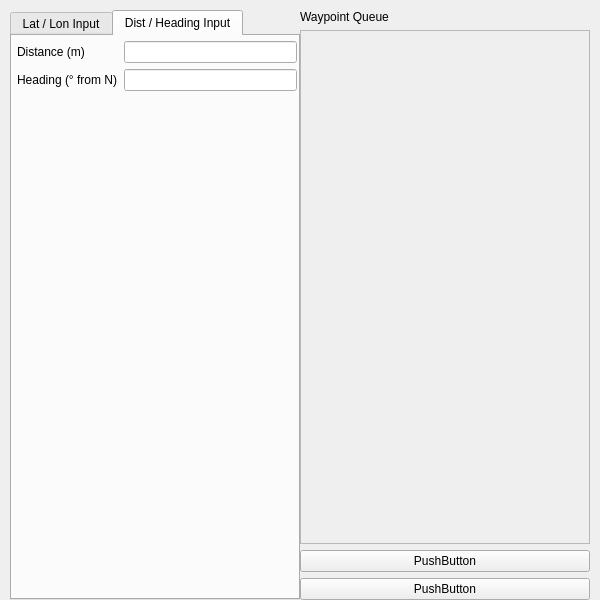
<?xml version="1.0" encoding="UTF-8"?>
<ui version="4.0">
 <class>Form</class>
 <widget class="QWidget" name="Form">
  <property name="geometry">
   <rect>
    <x>0</x>
    <y>0</y>
    <width>600</width>
    <height>600</height>
   </rect>
  </property>
  <property name="windowTitle">
   <string>Form</string>
  </property>

    <widget class="QTabWidget" name="tabWidget">
    <property name="geometry">
        <rect>
        <x>10</x>
        <y>10</y>
        <width>290</width>
        <height>590</height>
        </rect>
    </property>
    <property name="currentIndex">
        <number>1</number>
    </property>
    <widget class="QWidget" name="lat_lon_input_tab">
        <attribute name="title">
        <string>Lat / Lon Input</string>
        </attribute>
        <widget class="QWidget" name="formLayout">
        <property name="geometry">
        <rect>
        <x>5</x>
        <y>5</y>
        <width>280</width>
        <height>550</height>
        </rect>
        </property>
        <layout class="QFormLayout" name="latLonFormLayout">
        <item row="0" column="0">
        <widget class="QLabel" name="latitudeLabel">
            <property name="text">
            <string>Latitude (°N)</string>
            </property>
        </widget>
        </item>
        <item row="0" column="1">
        <widget class="QLineEdit" name="latitudeLineEdit"/>
        </item>
        <item row="1" column="0">
        <widget class="QLabel" name="minutesNLabel">
            <property name="text">
            <string>Minutes ('N)</string>
            </property>
        </widget>
        </item>
        <item row="1" column="1">
        <widget class="QLineEdit" name="minutesNLineEdit"/>
        </item>
        <item row="2" column="0">
        <widget class="QLabel" name="secondsNLabel">
            <property name="text">
            <string>Seconds (&quot;N)</string>
            </property>
        </widget>
        </item>
        <item row="2" column="1">
        <widget class="QLineEdit" name="secondsNLineEdit"/>
        </item>
        <item row="3" column="0">
        <spacer name="verticalSpacer">
            <property name="orientation">
            <enum>Qt::Vertical</enum>
            </property>
            <property name="sizeHint" stdset="0">
            <size>
            <width>20</width>
            <height>40</height>
            </size>
            </property>
        </spacer>
        </item>
        <item row="4" column="0">
        <widget class="QLabel" name="longitudeLabel">
            <property name="text">
            <string>Longitude (°W)</string>
            </property>
        </widget>
        </item>
        <item row="4" column="1">
        <widget class="QLineEdit" name="longitudeLineEdit"/>
        </item>
        <item row="5" column="0">
        <widget class="QLabel" name="minutesWLabel">
            <property name="text">
            <string>Minutes ('W)</string>
            </property>
        </widget>
        </item>
        <item row="5" column="1">
        <widget class="QLineEdit" name="minutesWLineEdit"/>
        </item>
        <item row="6" column="0">
        <widget class="QLabel" name="secondsWLabel">
            <property name="text">
            <string>Seconds (&quot;W)</string>
            </property>
        </widget>
        </item>
        <item row="6" column="1">
        <widget class="QLineEdit" name="secondsWLineEdit"/>
        </item>
        <item row="8" column="1">
        <widget class="QPushButton" name="inputCoordsLatLonButton">
            <property name="minimumSize">
            <size>
            <width>100</width>
            <height>0</height>
            </size>
            </property>
            <property name="text">
            <string>Input Coordinates</string>
            </property>
        </widget>
        </item>
        <item row="7" column="1">
        <spacer name="verticalSpacer_2">
            <property name="orientation">
            <enum>Qt::Vertical</enum>
            </property>
            <property name="sizeHint" stdset="0">
            <size>
            <width>20</width>
            <height>40</height>
            </size>
            </property>
        </spacer>
        </item>
        </layout>
        </widget>
    </widget>
    <widget class="QWidget" name="dist_heading_input_tab">
    <attribute name="title">
     <string>Dist / Heading Input</string>
    </attribute>
    <widget class="QWidget" name="formLayout">
     <property name="geometry">
      <rect>
       <x>5</x>
       <y>5</y>
       <width>280</width>
       <height>550</height>
      </rect>
     </property>
     <layout class="QFormLayout" name="distHeadingFormLayout">
      <item row="0" column="0">
       <widget class="QLabel" name="distanceLabel">
        <property name="text">
         <string>Distance (m)</string>
        </property>
       </widget>
      </item>
      <item row="0" column="1">
       <widget class="QLineEdit" name="distanceLineEdit"/>
      </item>
      <item row="1" column="0">
       <widget class="QLabel" name="headingLabel">
        <property name="text">
         <string>Heading (° from N)</string>
        </property>
       </widget>
      </item>
      <item row="1" column="1">
       <widget class="QLineEdit" name="headingLineEdit"/>
      </item>
     </layout>
    </widget>
   </widget>
  </widget>

  <widget class="QWidget" name="verticalLayoutWidget">
   <property name="geometry">
    <rect>
     <x>300</x>
     <y>10</y>
     <width>290</width>
     <height>590</height>
    </rect>
   </property>
   <layout class="QVBoxLayout" name="verticalLayout">
    <item>
     <widget class="QLabel" name="label">
      <property name="text">
       <string>Waypoint Queue</string>
      </property>
     </widget>
    </item>
    <item>
     <widget class="QScrollArea" name="scrollArea">
      <property name="widgetResizable">
       <bool>true</bool>
      </property>
      <widget class="QWidget" name="scrollAreaWidgetContents_2">
       <property name="geometry">
        <rect>
         <x>0</x>
         <y>0</y>
         <width>276</width>
         <height>497</height>
        </rect>
       </property>
      </widget>
     </widget>
    </item>
    <item>
     <widget class="QPushButton" name="pushButton_2">
      <property name="text">
       <string>PushButton</string>
      </property>
     </widget>
    </item>
    <item>
     <widget class="QPushButton" name="pushButton">
      <property name="text">
       <string>PushButton</string>
      </property>
     </widget>
    </item>
   </layout>
  </widget>
 </widget>
 <resources/>
 <connections/>
</ui>
